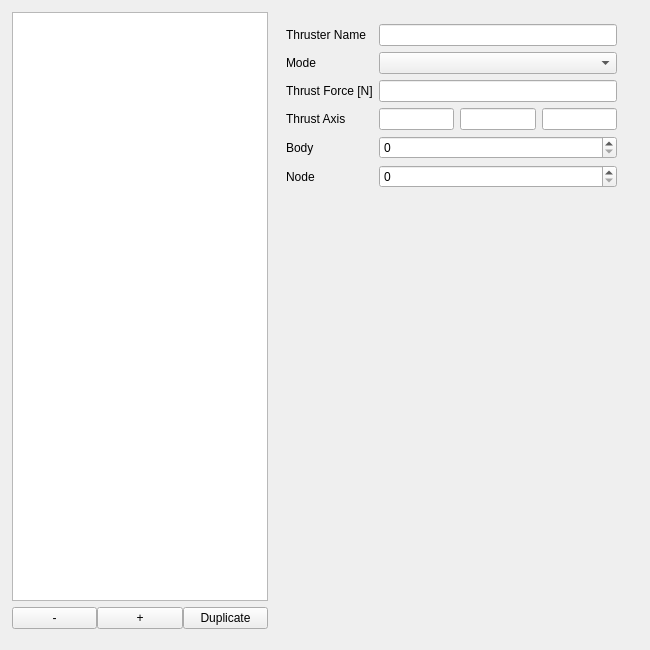
          <widget class="QWidget" name="thruster">
           <attribute name="title">
            <string>Thruster</string>
           </attribute>
           <widget class="QWidget" name="horizontalLayoutWidget_4">
            <property name="geometry">
             <rect>
              <x>0</x>
              <y>0</y>
              <width>641</width>
              <height>641</height>
             </rect>
            </property>
            <layout class="QHBoxLayout" name="horizontalLayout_63" stretch="1,3">
             <property name="leftMargin">
              <number>12</number>
             </property>
             <property name="topMargin">
              <number>12</number>
             </property>
             <property name="rightMargin">
              <number>12</number>
             </property>
             <property name="bottomMargin">
              <number>12</number>
             </property>
             <item>
              <layout class="QVBoxLayout" name="verticalLayout_10">
               <item>
                <layout class="QVBoxLayout" name="verticalLayout_11">
                 <item>
                  <widget class="QListWidget" name="spc_cur_thruster_list">
                   <property name="sizePolicy">
                    <sizepolicy hsizetype="MinimumExpanding" vsizetype="MinimumExpanding">
                     <horstretch>0</horstretch>
                     <verstretch>0</verstretch>
                    </sizepolicy>
                   </property>
                  </widget>
                 </item>
                 <item>
                  <layout class="QHBoxLayout" name="horizontalLayout_38">
                   <property name="spacing">
                    <number>0</number>
                   </property>
                   <item>
                    <widget class="QPushButton" name="spc_cur_thruster_remove">
                     <property name="text">
                      <string>-</string>
                     </property>
                    </widget>
                   </item>
                   <item>
                    <widget class="QPushButton" name="spc_cur_thruster_add">
                     <property name="text">
                      <string>+</string>
                     </property>
                    </widget>
                   </item>
                   <item>
                    <widget class="QPushButton" name="spc_cur_thruster_duplicate">
                     <property name="text">
                      <string>Duplicate</string>
                     </property>
                    </widget>
                   </item>
                  </layout>
                 </item>
                </layout>
               </item>
              </layout>
             </item>
             <item>
              <layout class="QGridLayout" name="gridLayout_7">
               <property name="leftMargin">
                <number>12</number>
               </property>
               <property name="topMargin">
                <number>12</number>
               </property>
               <property name="rightMargin">
                <number>12</number>
               </property>
               <property name="bottomMargin">
                <number>12</number>
               </property>
               <item row="5" column="1">
                <widget class="QSpinBox" name="spc_cur_thruster_node"/>
               </item>
               <item row="3" column="0">
                <widget class="QLabel" name="label_60">
                 <property name="text">
                  <string>Thrust Axis</string>
                 </property>
                </widget>
               </item>
               <item row="1" column="0">
                <widget class="QLabel" name="label_59">
                 <property name="text">
                  <string>Mode</string>
                 </property>
                </widget>
               </item>
               <item row="3" column="1">
                <layout class="QHBoxLayout" name="horizontalLayout_39">
                 <item>
                  <widget class="QLineEdit" name="spc_cur_thruster_axis_1"/>
                 </item>
                 <item>
                  <widget class="QLineEdit" name="spc_cur_thruster_axis_2"/>
                 </item>
                 <item>
                  <widget class="QLineEdit" name="spc_cur_thruster_axis_3"/>
                 </item>
                </layout>
               </item>
               <item row="6" column="0">
                <spacer name="verticalSpacer_6">
                 <property name="orientation">
                  <enum>Qt::Vertical</enum>
                 </property>
                 <property name="sizeHint" stdset="0">
                  <size>
                   <width>20</width>
                   <height>40</height>
                  </size>
                 </property>
                </spacer>
               </item>
               <item row="5" column="0">
                <widget class="QLabel" name="label_62">
                 <property name="text">
                  <string>Node</string>
                 </property>
                </widget>
               </item>
               <item row="1" column="1">
                <widget class="QComboBox" name="spc_cur_thruster_mode"/>
               </item>
               <item row="2" column="0">
                <widget class="QLabel" name="label_58">
                 <property name="text">
                  <string>Thrust Force [N]</string>
                 </property>
                 <property name="wordWrap">
                  <bool>false</bool>
                 </property>
                </widget>
               </item>
               <item row="4" column="0">
                <widget class="QLabel" name="label_61">
                 <property name="text">
                  <string>Body</string>
                 </property>
                </widget>
               </item>
               <item row="4" column="1">
                <widget class="QSpinBox" name="spc_cur_thruster_body"/>
               </item>
               <item row="2" column="1">
                <widget class="QLineEdit" name="spc_cur_thruster_force"/>
               </item>
               <item row="0" column="0">
                <widget class="QLabel" name="label_21">
                 <property name="text">
                  <string>Thruster Name</string>
                 </property>
                </widget>
               </item>
               <item row="0" column="1">
                <widget class="QLineEdit" name="spc_cur_thruster_name"/>
               </item>
              </layout>
             </item>
            </layout>
           </widget>
          </widget>
